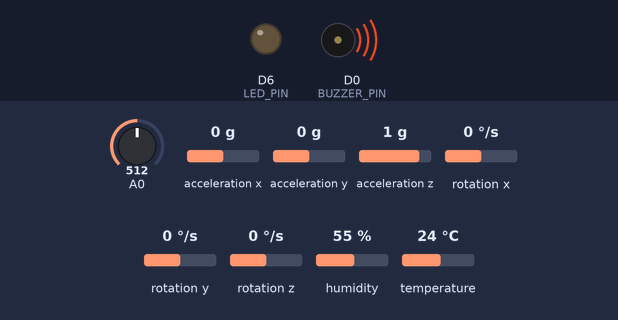
Recording of a sketch running on a simulated ESP8266 (NodeMCU). Shown: output pins drawn as LEDs (lit = HIGH), buzzer (waves = sounding, pin HIGH). The test bench sets the inputs (shaded band); at power-on: temperature 24 °C, acceleration x 0 g, acceleration y 0 g, A0 = 512, acceleration z 1 g, rotation x 0 °/s, rotation y 0 °/s, rotation z 0 °/s, humidity 55 %. WiFi joins after 1.5 s; servers stay silent unless stated; random numbers use the default seed unless the sketch sets one; web services answer with replies made up by the test bench; what the sketch prints to the serial monitor is not drawn.

Above: at 2.9 s.
3.0 s: temperature set to 29 °C
8.0 s: temperature set to 32 °C
At 8.9 s:
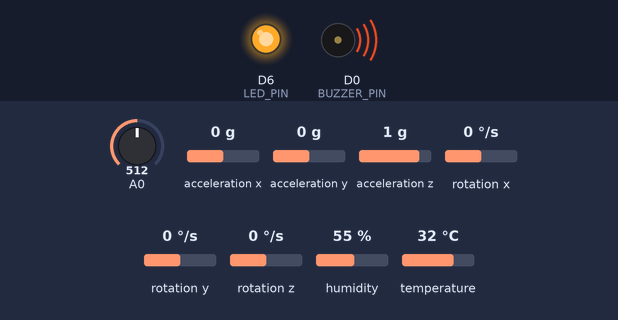
At 11.1 s:
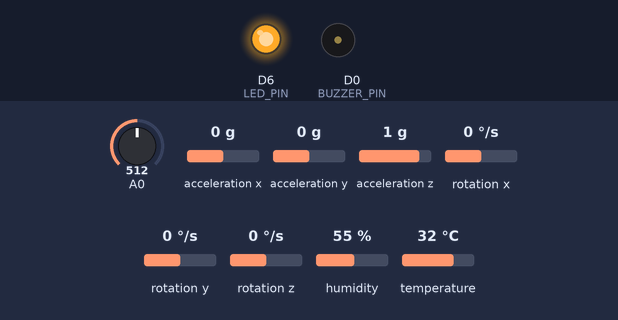
11.5 s: acceleration x set to -0.2 g
17.6 s: acceleration y set to -0.2 g
29.8 s: temperature set to 12 °C
At 31.97 s:
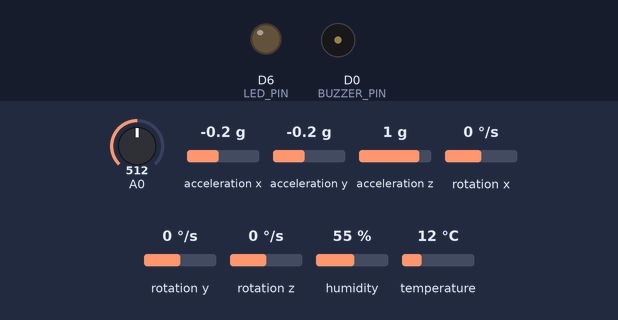
Timing chart, 0 to 35.1 s (numbered marks = the images above; inputs shaded):
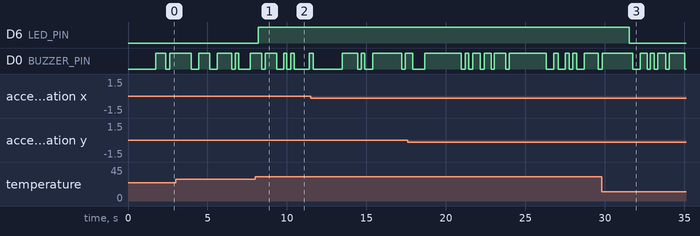

The sketch:

esp2866basicconnect.ino
```cpp
#include <Wire.h>
#include <ESP8266WiFi.h>
#include <ESP_Mail_Client.h>
#include <DHT.h>
#include <MPU9250_asukiaaa.h>
#include <ESP8266HTTPClient.h>
#include <ArduinoJson.h>

// === WiFi Config ===
const char* ssid = "Nothing 2a";
const char* password = "deepi@11";

// === SMTP Config
const char* SMTP_HOST = "smtp.gmail.com";
const int SMTP_PORT = 465;
const char* AUTHOR_EMAIL = "apaashin@gmail.com";
const char* AUTHOR_PASSWORD = "wlmo gqcg zqme dbah";
const char* RECIPIENT_EMAIL = "rajubye189@gmail.com";

// === ThingSpeak Config ===
const char* THINGSPEAK_HOST = "http://api.thingspeak.com/update";
const char* THINGSPEAK_API_KEY = "8X1UR7C7ICOBV45Z";

// === Sensor Setup ===
MPU9250_asukiaaa mpuSensor;
#define DHTPIN D5
#define DHTTYPE DHT11
DHT dht(DHTPIN, DHTTYPE);

#define REPORTING_PERIOD_MS 3000
#define EMAIL_COOLDOWN_MS 60000
uint32_t tsLastReport = 0;
uint32_t tsLastEmail = 0;

String ipAddress = "N/A";
String locationInfo = "N/A";
float latitude = 0.0;
float longitude = 0.0;

// === LED and Buzzer Pins ===
#define LED_PIN D6
#define BUZZER_PIN D0
#define PULSE_PIN D3

// === Thresholds ===
#define TEMP_THRESHOLD 30.0
#define HEART_RATE_THRESHOLD 75
#define GYRO_THRESHOLD 1.0  // degrees/sec

// === WiFi Connection ===
void connectWiFi() {
  WiFi.begin(ssid, password);
  Serial.print("Connecting to WiFi...");
  while (WiFi.status() != WL_CONNECTED) {
    delay(500);
    Serial.print(".");
  }
  Serial.println("\n✅ Connected!");
  ipAddress = WiFi.localIP().toString();
}

// === Location Fetching ===
void fetchLocation() {
  WiFiClient client;
  HTTPClient http;
  http.begin(client, "http://ip-api.com/json");
  int httpCode = http.GET();
  if (httpCode == HTTP_CODE_OK) {
    String payload = http.getString();
    DynamicJsonDocument doc(1024);
    deserializeJson(doc, payload);
    locationInfo = doc["city"].as<String>() + ", " + doc["regionName"].as<String>() + ", " + doc["country"].as<String>();
    latitude = doc["lat"].as<float>();
    longitude = doc["lon"].as<float>();
  } else {
    locationInfo = "Location fetch failed, code: " + String(httpCode);
  }
  http.end();
}

// === Email Sending ===
void sendEmail(String report) {
  SMTPSession smtp;
  SMTP_Message message;

  smtp.debug(1);
  smtp.callback([](SMTP_Status status) {
    Serial.println(status.info());
  });

  ESP_Mail_Session session;
  session.server.host_name = SMTP_HOST;
  session.server.port = SMTP_PORT;
  session.login.email = AUTHOR_EMAIL;
  session.login.password = AUTHOR_PASSWORD;

  message.sender.name = "ESP8266 Health Monitor";
  message.sender.email = AUTHOR_EMAIL;
  message.subject = "📧 Sensor Health Report from ESP8266";
  message.addRecipient("User", RECIPIENT_EMAIL);
  message.text.content = report.c_str();
  message.text.charSet = "utf-8";
  message.text.transfer_encoding = Content_Transfer_Encoding::enc_7bit;

  if (!smtp.connect(&session)) {
    Serial.println("❌ SMTP connection failed!");
    return;
  }
  if (!MailClient.sendMail(&smtp, &message, true)) {
    Serial.println("❌ Email failed: " + smtp.errorReason());
  } else {
    Serial.println("✅ Email sent!");
  }
  smtp.closeSession();
}

// === ThingSpeak Reporting ===
void sendToThingSpeak(float heartRate, float temperature, float humidity, float gyroX, float gyroY, float gyroZ) {
  WiFiClient client;
  HTTPClient http;
  String url = String(THINGSPEAK_HOST) + "?api_key=" + THINGSPEAK_API_KEY +
               "&field1=" + String(heartRate) +
               "&field2=" + String(temperature) +
               "&field3=" + String(humidity) +
               "&field4=" + String(gyroX) +
               "&field5=" + String(gyroY) +
               "&field6=" + String(gyroZ);

  http.begin(client, url);
  int httpCode = http.GET();
  if (httpCode > 0) {
    Serial.println("ThingSpeak response: " + String(httpCode));
  } else {
    Serial.println("Failed to send data to ThingSpeak");
  }
  http.end();
}

// === Setup ===
void setup() {
  Serial.begin(9600);
  Wire.begin(D2, D1);  // SDA, SCL

  dht.begin();
  mpuSensor.setWire(&Wire);
  mpuSensor.beginAccel();
  mpuSensor.beginGyro();
  mpuSensor.beginMag();

  pinMode(PULSE_PIN, INPUT);
  pinMode(LED_PIN, OUTPUT);
  pinMode(BUZZER_PIN, OUTPUT);

  connectWiFi();
  fetchLocation();

  Serial.println("✅ Setup complete");
}

// === Main Loop ===
void loop() {
  mpuSensor.accelUpdate();
  mpuSensor.gyroUpdate();

  float gyroX = mpuSensor.gyroX();
  float gyroY = mpuSensor.gyroY();
  float gyroZ = mpuSensor.gyroZ();

  float accX = mpuSensor.accelX(), accY = mpuSensor.accelY(), accZ = mpuSensor.accelZ();

  float temperature = dht.readTemperature();
  float humidity = dht.readHumidity();

  // Skip if temperature or humidity failed
  if (isnan(temperature) || isnan(humidity)) {
    Serial.println("❌ Failed to read from DHT sensor!");
    return;
  }

  float heartRate = analogRead(PULSE_PIN)/8;  // Simulated heart rate
  if(heartRate<65 || heartRate>75){
    heartRate = 72+random(1,10);
  }
  // Compute gyroscope magnitude
  float gyroMagnitude = sqrt(gyroX * gyroX + gyroY * gyroY + gyroZ * gyroZ);
  bool gyroViolation = gyroMagnitude > GYRO_THRESHOLD;

  bool temperatureViolation = temperature > TEMP_THRESHOLD;
  bool heartRateViolation = heartRate > HEART_RATE_THRESHOLD;

  digitalWrite(LED_PIN, temperatureViolation ? HIGH : LOW);
  digitalWrite(BUZZER_PIN, heartRateViolation ? HIGH : LOW);

  if (gyroViolation) {
    Serial.println("🚨 ALERT: Unusual movement detected (fall suspected)");
  }
  // === Serial Monitoring ===
  Serial.println("===== Live Sensor Data =====");
  Serial.println("🌡 Temperature: " + String(temperature) + " °C");
  Serial.println("💧 Humidity: " + String(humidity) + " %");
  Serial.println("💓 Pulse (simulated HR): " + String(heartRate) + " bpm");
  Serial.println("🎯 Gyroscope Magnitude: " + String(gyroMagnitude));
  Serial.println("🚀 Accelerometer: X=" + String(accX) + ", Y=" + String(accY) + ", Z=" + String(accZ));
  Serial.println("============================\n");

  // === Email Trigger ===
  if (temperatureViolation && heartRateViolation && gyroViolation && millis() - tsLastEmail > EMAIL_COOLDOWN_MS) {
    String report = "📡 ESP8266 Sensor Report\n\n";
    report += "🌐 IP: " + ipAddress + "\n";
    report += "📍 Location: " + locationInfo + "\n";
    report += "🌍 Coordinates: Latitude = " + String(latitude, 6) + ", Longitude = " + String(longitude, 6) + "\n\n";
    report += "🌡 Temperature: " + String(temperature) + " °C\n";
    report += "💧 Humidity: " + String(humidity) + " %\n";
    report += "💓 Simulated Heart Rate: " + String(heartRate) + " bpm\n";
    report += "🎯 Gyroscope Magnitude: " + String(gyroMagnitude) + "\n";
    report += "==============================\n";
    sendEmail(report);
    tsLastEmail = millis();
  }

  // === ThingSpeak Upload ===
  if (millis() - tsLastReport > REPORTING_PERIOD_MS) {
    sendToThingSpeak(heartRate, temperature, humidity, gyroX, gyroY, gyroZ);
    tsLastReport = millis();
  }
}
```

Measured:
- the behaviour switches between 30 and 31 °C on temperature (found by bisection; images 0 and 1)
- after the input at 8.0 s, D6 (LED_PIN): LOW → HIGH after 0.18 s
- after the input at 29.8 s, D6 (LED_PIN): HIGH → LOW after 1.7 s
